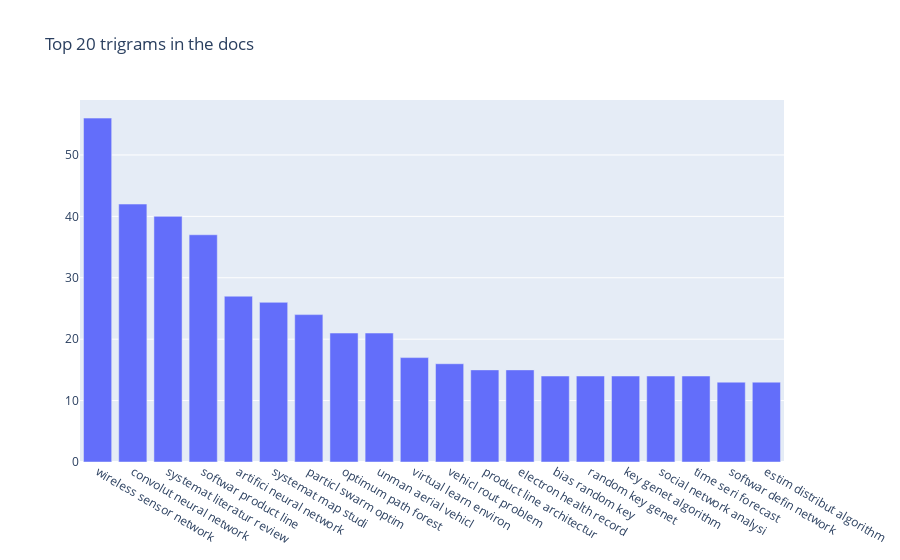

The notebook cell this image was saved under:
### Code cell
def get_top_n_trigram(corpus, n=None):
    vec = CountVectorizer(ngram_range=(3, 3), stop_words='english').fit(corpus)
    bag_of_words = vec.transform(corpus)
    sum_words = bag_of_words.sum(axis=0) 
    words_freq = [(word, sum_words[0, idx]) for word, idx in vec.vocabulary_.items()]
    words_freq =sorted(words_freq, key = lambda x: x[1], reverse=True)
    return words_freq[:n]

common_words = get_top_n_trigram(df['clean'], 20)
df4 = pd.DataFrame(common_words, columns = ['trigram' , 'count'])

fig = go.Figure([go.Bar(x=df4['trigram'], y=df4['count'])])
fig.update_layout(title=go.layout.Title(text="Top 20 trigrams in the docs"))
fig.show()

### Figure 1 — Plotly figure (JSON) as saved in the notebook; plotly's stock layout.template omitted (floating-point values rounded to 4 significant figures)
{"data": [{"type": "bar", "x": ["wireless sensor network", "convolut neural network", "systemat literatur review", "softwar product line", "artifici neural network", "systemat map studi", "particl swarm optim", "optimum path forest", "unman aerial vehicl", "virtual learn environ", "vehicl rout problem", "product line architectur", "electron health record", "bias random key", "random key genet", "key genet algorithm", "social network analysi", "time seri forecast", "softwar defin network", "estim distribut algorithm"], "y": [56, 42, 40, 37, 27, 26, 24, 21, 21, 17, 16, 15, 15, 14, 14, 14, 14, 14, 13, 13]}], "layout": {"title": {"text": "Top 20 trigrams in the docs"}}}
